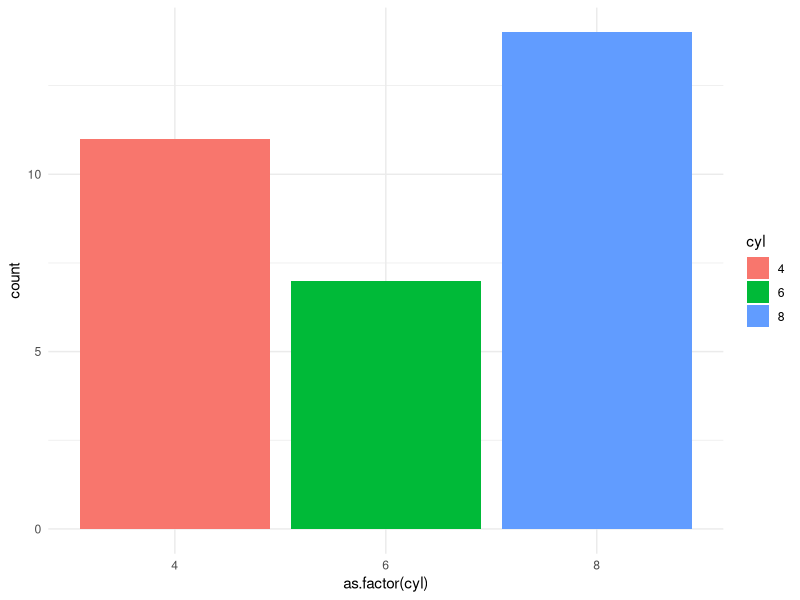
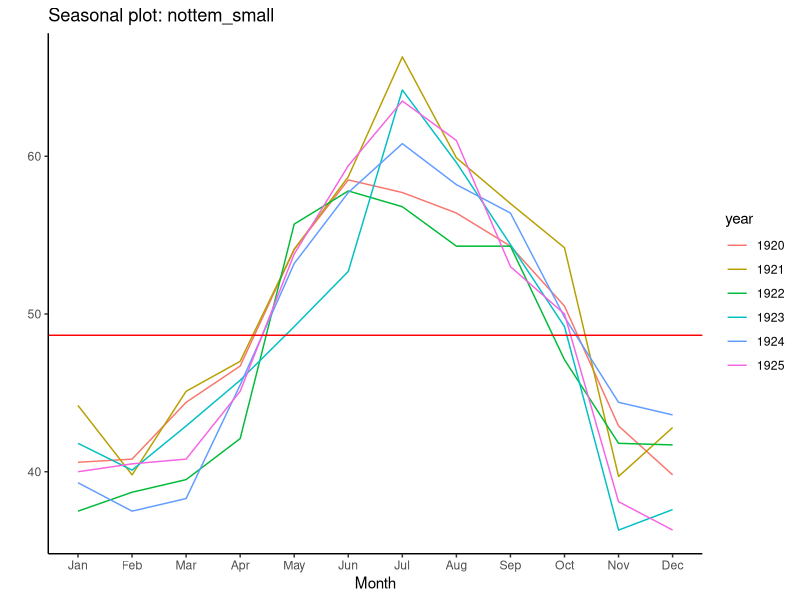

R code for these plots, in order:
## ---- chunk 1
knitr::opts_chunk$set(echo = TRUE)
library(ggplot2)
library(forecast)
theme_set(theme_classic())   # Todos os mapas virão com theme_classic() como default 
## ---- chunk 2
summary(mtcars)
## ---- chunk 3

    ggplot(mtcars, aes(x = as.factor(cyl), fill = as.factor(cyl))) + 
      geom_bar() +
      labs(fill = "cyl") +
  theme_minimal()

## ---- chunk 4
# Vc pode usar window() para colher uma amostra de uma série temporal
nottem_small <- window(nottem, start=c(1920, 1), end=c(1925, 12))

media_temp <- round(mean(nottem_small), 2)

## ---- chunk 5
ggseasonplot(nottem_small) + 
  geom_hline(yintercept = media_temp, color="red")
  labs(title="Seasonal plot: Air temperatures at Nottingham Castle")
## ---- chunk 6
knitr::kable(mtcars)
